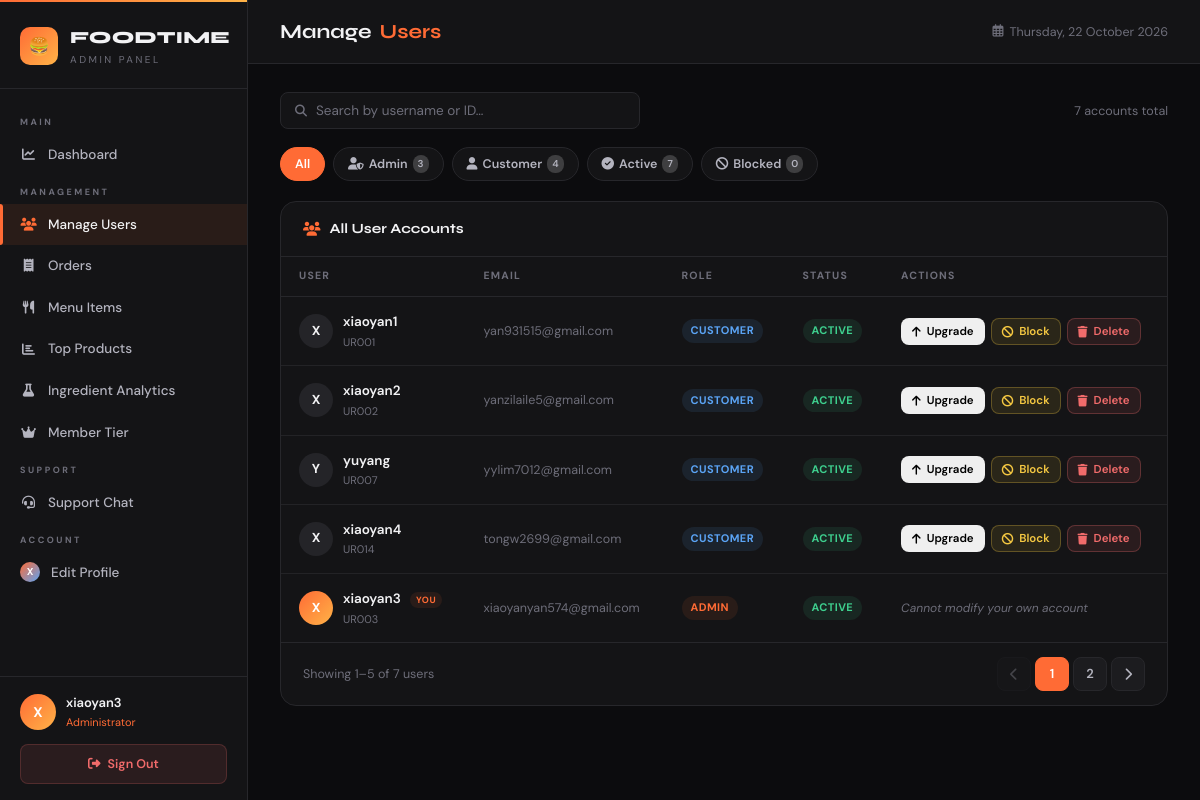
The app's page /app/User.php (signed in) with its own data.
### tables this page shows
CREATE TABLE `users` (
  `userid` varchar(10) NOT NULL,
  `username` varchar(100) DEFAULT NULL,
  `email` varchar(100) NOT NULL,
  `phone` varchar(12) NOT NULL,
  `address` text NOT NULL,
  `gender` enum('male','female','','') NOT NULL,
  `password` varchar(255) NOT NULL,
  `position` enum('admin','customer') NOT NULL DEFAULT 'customer',
  `avatar` varchar(255) DEFAULT NULL,
  `is_blocked` tinyint(1) NOT NULL DEFAULT 0,
  `status` varchar(20) NOT NULL DEFAULT 'active',
  `profile_picture` varchar(255) DEFAULT NULL,
  `membership_points` int(11) NOT NULL DEFAULT 0,
  `total_points_earned` int(11) NOT NULL DEFAULT 0,
  `ewallet_pin_hash` varchar(255) DEFAULT NULL,
  `ewallet_pin_set_at` datetime DEFAULT NULL
);

### app/User.php (the view, shortened to what this page needs)
<?php
require_once 'base.php';
$admin_id   = $_SESSION['user_id'] ?? '';
$per_page = 5;
$page     = max(1, intval($_GET['page'] ?? 1));
$search   = trim($_GET['q'] ?? '');
$filter   = trim($_GET['filter'] ?? '');
$valid_filters = ['admin', 'customer', 'active', 'blocked'];
if (!in_array($filter, $valid_filters, true)) $filter = '';
$conditions = [];
$where = $conditions ? ('WHERE ' . implode(' AND ', $conditions)) : '';
function filterCount($connect, $extra_where) {
    $sql = "SELECT COUNT(*) AS c FROM users WHERE $extra_where";
    $r   = mysqli_query($connect, $sql);
    return (int)(mysqli_fetch_assoc($r)['c'] ?? 0);
}
$count_admin    = filterCount($connect, "position = 'admin'");
$count_customer = filterCount($connect, "position = 'customer'");
$count_active   = filterCount($connect, "is_blocked = 0 OR status = 'active'");
$count_blocked  = filterCount($connect, "is_blocked = 1 OR status = 'blocked'");
$count_sql = "SELECT COUNT(*) AS c FROM users $where";
$stmt = mysqli_prepare($connect, $count_sql);
mysqli_stmt_execute($stmt);
$total_users = (int)mysqli_fetch_assoc(mysqli_stmt_get_result($stmt))['c'];
$total_pages = max(1, (int)ceil($total_users / $per_page));
$page        = min($page, $total_pages);
$offset      = ($page - 1) * $per_page;
$data_sql = "SELECT * FROM users $where ORDER BY position DESC, userid ASC LIMIT $per_page OFFSET $offset";
$stmt = mysqli_prepare($connect, $data_sql);
mysqli_stmt_execute($stmt);
$users_result = mysqli_stmt_get_result($stmt);
$users        = mysqli_fetch_all($users_result, MYSQLI_ASSOC);
$showing_from = $total_users === 0 ? 0 : $offset + 1;
$showing_to   = min($offset + $per_page, $total_users);
function pgUrl($page, $search, $filter) {
    $qs = 'page=' . $page;
    return 'User.php?' . $qs;
}
?>
<!DOCTYPE html>
<html lang="en">
<head>
    <link rel="stylesheet" href="https://cdnjs.cloudflare.com/ajax/libs/font-awesome/6.4.0/css/all.min.css">
    <link rel="stylesheet" href="css/admin.css">
</head>
<body>
<?php include 'admin_sidebar.php'; ?>
<main class="main">
    <div class="topbar">
        <div class="topbar-title">Manage <span>Users</span></div>
        <div class="topbar-right">
            <div class="topbar-date"><i class="far fa-calendar-alt"></i> <?= date('l, d F Y') ?></div>
        </div>
    </div>
    <div class="content">
        <div class="toolbar">
            <form method="GET" style="display:flex;gap:8px;flex:1;flex-wrap:wrap;" id="searchForm" autocomplete="off">
                <div class="search-box">
                    <i class="fas fa-search"></i>
                    <input type="text" name="q" placeholder="Search by username or ID…"
                           value="<?= htmlspecialchars($search) ?>" id="searchInput"
                           autocomplete="off" autocorrect="off" autocapitalize="off" spellcheck="false"
                           oninput="debounceSearch(this)">
                </div>
            </form>
            <span class="text-muted" style="font-size:12.5px;">
                <?= $total_users ?> account<?= $total_users !== 1 ? 's' : '' ?> <?= $filter !== '' || $search !== '' ? 'found' : 'total' ?>
            </span>
        </div>
        <div class="filter-bar">
            <a href="User.php?page=1<?= $search !== '' ? '&q='.urlencode($search) : '' ?>"
               class="fpill <?= $filter === '' ? 'active' : '' ?>">
                All
            </a>
            <a href="User.php?page=1&filter=admin<?= $search !== '' ? '&q='.urlencode($search) : '' ?>"
               class="fpill <?= $filter === 'admin' ? 'active' : '' ?>">
                <i class="fas fa-user-shield"></i> Admin
                <span class="fcount"><?= $count_admin ?></span>
            </a>
            <a href="User.php?page=1&filter=customer<?= $search !== '' ? '&q='.urlencode($search) : '' ?>"
               class="fpill <?= $filter === 'customer' ? 'active' : '' ?>">
                <i class="fas fa-user"></i> Customer
                <span class="fcount"><?= $count_customer ?></span>
            </a>
            <a href="User.php?page=1&filter=active<?= $search !== '' ? '&q='.urlencode($search) : '' ?>"
               class="fpill <?= $filter === 'active' ? 'active' : '' ?>">
                <i class="fas fa-check-circle"></i> Active
                <span class="fcount"><?= $count_active ?></span>
            </a>
            <a href="User.php?page=1&filter=blocked<?= $search !== '' ? '&q='.urlencode($search) : '' ?>"
               class="fpill <?= $filter === 'blocked' ? 'active' : '' ?>">
                <i class="fas fa-ban"></i> Blocked
                <span class="fcount"><?= $count_blocked ?></span>
            </a>
        </div>
        <div class="panel">
            <div class="panel-header">
                <div class="panel-title"><i class="fas fa-users"></i> All User Accounts</div>
            </div>
            <div class="table-wrap">
                <table class="dt" id="usersTable">
                    <thead>
                        <tr>
                            <th>User</th>
                            <th>Email</th>
                            <th>Role</th>
                            <th>Status</th>
                            <th style="min-width:260px;">Actions</th>
                        </tr>
                    </thead>
                    <tbody>
                    <?php if (empty($users)): ?>
                        <tr><td colspan="6"><div class="empty-state"><i class="fas fa-users"></i><p>No users found.</p></div></td></tr>
                    <?php else: ?>
                        <?php foreach ($users as $u):
                            $is_self    = ($u['userid'] === $admin_id);
                            $is_admin_u = (($u['position'] ?? '') === 'admin');
                            $is_blocked = ((int)($u['is_blocked'] ?? 0) === 1);
                        ?>
                        <tr>
                            <td>
                                <div class="user-cell">
                                    <div class="uc-avatar <?= $is_admin_u ? 'admin-av' : '' ?>">
                                        <?= strtoupper(substr($u['username'], 0, 1)) ?>
                                    </div>
                                    <div>
                                        <div class="uc-name">
                                            <?= htmlspecialchars($u['username']) ?>
                                            <?php if ($is_self): ?><span class="you-tag">YOU</span><?php endif; ?>
                                        </div>
                                        <div class="uc-sub"><?= htmlspecialchars($u['userid']) ?></div>
                                    </div>
                                </div>
                            </td>
                            <td class="text-muted" style="font-size:12.5px;"><?= htmlspecialchars($u['email'] ?? '') ?></td>
                            <td>
                                <span class="badge <?= $is_admin_u ? 'badge-admin' : 'badge-customer' ?>">
                                    <?= $is_admin_u ? 'Admin' : 'Customer' ?>
                                </span>
                            </td>
                            <td>
                                <span class="badge <?= $is_blocked ? 'badge-blocked' : 'badge-active' ?>">
                                    <?= $is_blocked ? 'Blocked' : 'Active' ?>
                                </span>
                            </td>
                            <td>
                                <?php if ($is_self): ?>
                                    <span class="text-muted" style="font-size:12px;font-style:italic;">Cannot modify your own account</span>
                                <?php else: ?>
                                    <div class="action-btns">
                                        <?php if (!$is_admin_u): ?>
                                            <?php if (!$is_blocked): ?>
                                                <button type="button" class="btn btn-accent" style="font-size:11.5px;padding:5px 10px;"
                                                    onclick="openUpgradeModal('<?= htmlspecialchars($u['userid'], ENT_QUOTES) ?>','<?= htmlspecialchars($u['username'], ENT_QUOTES) ?>')">
                                                    <i class="fas fa-arrow-up"></i> Upgrade
                                                </button>
                                            <?php else: ?>
                                                <button class="btn btn-ghost" disabled style="font-size:11.5px;padding:5px 10px;opacity:.35;" title="Unblock first">
                                                    <i class="fas fa-arrow-up"></i> Upgrade
                                                </button>
                                            <?php endif; ?>
                                        <?php endif; ?>
                                        <?php if ($is_blocked): ?>
                                            <form method="POST" style="display:inline;">
                                                <input type="hidden" name="action" value="unblock">
                                                <input type="hidden" name="userid" value="<?= htmlspecialchars($u['userid']) ?>">
                                                <button type="submit" class="btn btn-success" style="font-size:11.5px;padding:5px 10px;"
                                                    onclick="return confirm('Unblock <?= addslashes($u['username']) ?>?')">
                                                    <i class="fas fa-lock-open"></i> Unblock
                                                </button>
                                            </form>
                                        <?php else: ?>
                                            <button type="button" class="btn btn-warning" style="font-size:11.5px;padding:5px 10px;"
                                                onclick="openBlockModal('<?= htmlspecialchars($u['userid'], ENT_QUOTES) ?>','<?= htmlspecialchars($u['username'], ENT_QUOTES) ?>')">
                                                <i class="fas fa-ban"></i> Block
                                            </button>
                                        <?php endif; ?>
                                        <button type="button" class="btn btn-danger" style="font-size:11.5px;padding:5px 10px;"
                                            onclick="openDeleteModal('<?= htmlspecialchars($u['userid'], ENT_QUOTES) ?>','<?= htmlspecialchars($u['username'], ENT_QUOTES) ?>')">
                                            <i class="fas fa-trash"></i> Delete
                                        </button>
                                    </div>
                                <?php endif; ?>
                            </td>
                        </tr>
                        <?php endforeach; ?>
                    <?php endif; ?>
                    </tbody>
                </table>
            </div>
            <?php if ($total_pages > 1): ?>
            <div class="pagination">
                <div class="pg-info">
                    Showing <?= $showing_from ?>–<?= $showing_to ?> of <?= $total_users ?> users
                </div>
                <div class="pg-nav">
                    <?php
                    $prev_url = pgUrl(max(1, $page - 1), $search, $filter);
                    echo '<a href="' . $prev_url . '" class="pg-btn' . ($page <= 1 ? '" style="opacity:.3;pointer-events:none;"' : '"') . '>
                        <i class="fas fa-chevron-left"></i>
                    </a>';
                    $start = max(1, $page - 2);
                    $end   = min($total_pages, $page + 2);
                    for ($i = $start; $i <= $end; $i++) {
                        echo '<a href="' . pgUrl($i, $search, $filter) . '" class="pg-btn' . ($i === $page ? ' active' : '') . '">' . $i . '</a>';
                    }
                    $next_url = pgUrl(min($total_pages, $page + 1), $search, $filter);
                    echo '<a href="' . $next_url . '" class="pg-btn' . ($page >= $total_pages ? '" style="opacity:.3;pointer-events:none;"' : '"') . '>
                        <i class="fas fa-chevron-right"></i>
                    </a>';
                    ?>
                </div>
            </div>
            <?php endif; ?>
        </div>
    </div>
</main>
</body>
</html>

### records on screen
users: username "X", username "xiaoyan1", userid "UR001", email "yan931515@gmail.com", position "CUSTOMER", is_blocked "ACTIVE"
users: username "X", username "xiaoyan2", userid "UR002", email "yanzilaile5@gmail.com", position "CUSTOMER", is_blocked "ACTIVE"
users: username "Y", username "yuyang", userid "UR007", email "yylim7012@gmail.com", position "CUSTOMER", is_blocked "ACTIVE"
users: username "X", username "xiaoyan4", userid "UR014", email "tongw2699@gmail.com", position "CUSTOMER", is_blocked "ACTIVE"
users: username "X", username "xiaoyan3", shows "YOU", userid "UR003", email "xiaoyanyan574@gmail.com", position "ADMIN", is_blocked "ACTIVE", shows "Cannot modify your own account"

### other values on screen
substr($admin_name, 0, 1) "X"
$admin_name "xiaoyan3"
$total_users "7"
$count_admin "3"
$count_customer "4"
$count_active "7"
$count_blocked "0"
$showing_from "1"
$showing_to "5"
